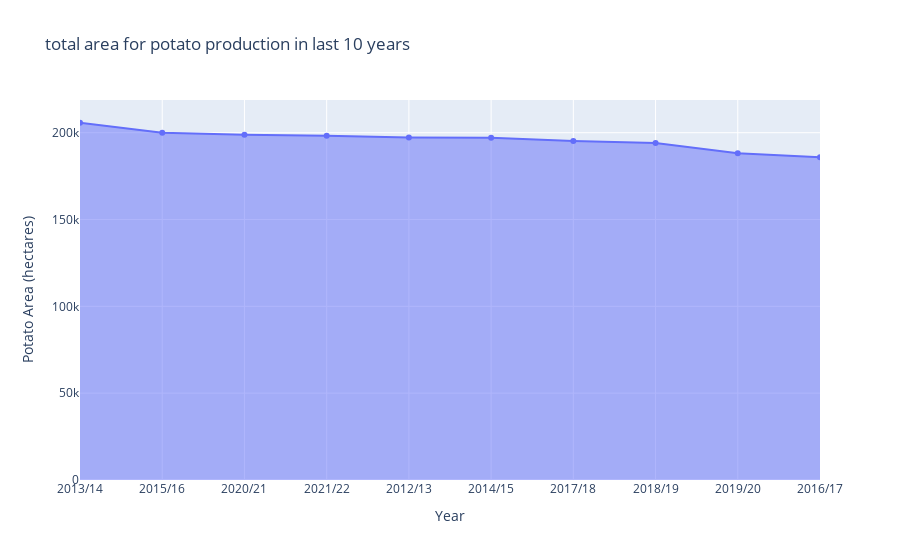

Write notebook code for a chart like this one.
### Code cell
# Create an area chart for potato area over time
fig = px.area(potato_area, x='Year', y='Potato_Area', title='total area for potato production in last 10 years',
              labels={'Year': 'Year', 'Potato_Area': 'Potato Area (hectares)'},markers=True
             )


# Customize layout
fig.update_layout(
    xaxis_title='Year',
    yaxis_title='Potato Area (hectares)',
)

# Show the plot
fig.show()

### Figure 1 — Plotly figure (JSON) as saved in the notebook; plotly's stock layout.template omitted (floating-point values rounded to 4 significant figures)
{"data": [{"fillpattern": {"shape": ""}, "hovertemplate": "Year=%{x}<br>Potato Area (hectares)=%{y}<extra></extra>", "legendgroup": "", "line": {"color": "#636efa"}, "marker": {"symbol": "circle"}, "mode": "lines+markers", "name": "", "orientation": "v", "showlegend": false, "stackgroup": "1", "type": "scatter", "x": ["2013/14", "2015/16", "2020/21", "2021/22", "2012/13", "2014/15", "2017/18", "2018/19", "2019/20", "2016/17"], "xaxis": "x", "y": [205725, 199971, 198788, 198256, 197234, 197037, 195268, 193997, 188098, 185879], "yaxis": "y"}], "layout": {"legend": {"tracegroupgap": 0}, "title": {"text": "total area for potato production in last 10 years"}, "xaxis": {"anchor": "y", "domain": [0, 1], "title": {"text": "Year"}}, "yaxis": {"anchor": "x", "domain": [0, 1], "title": {"text": "Potato Area (hectares)"}}}}
